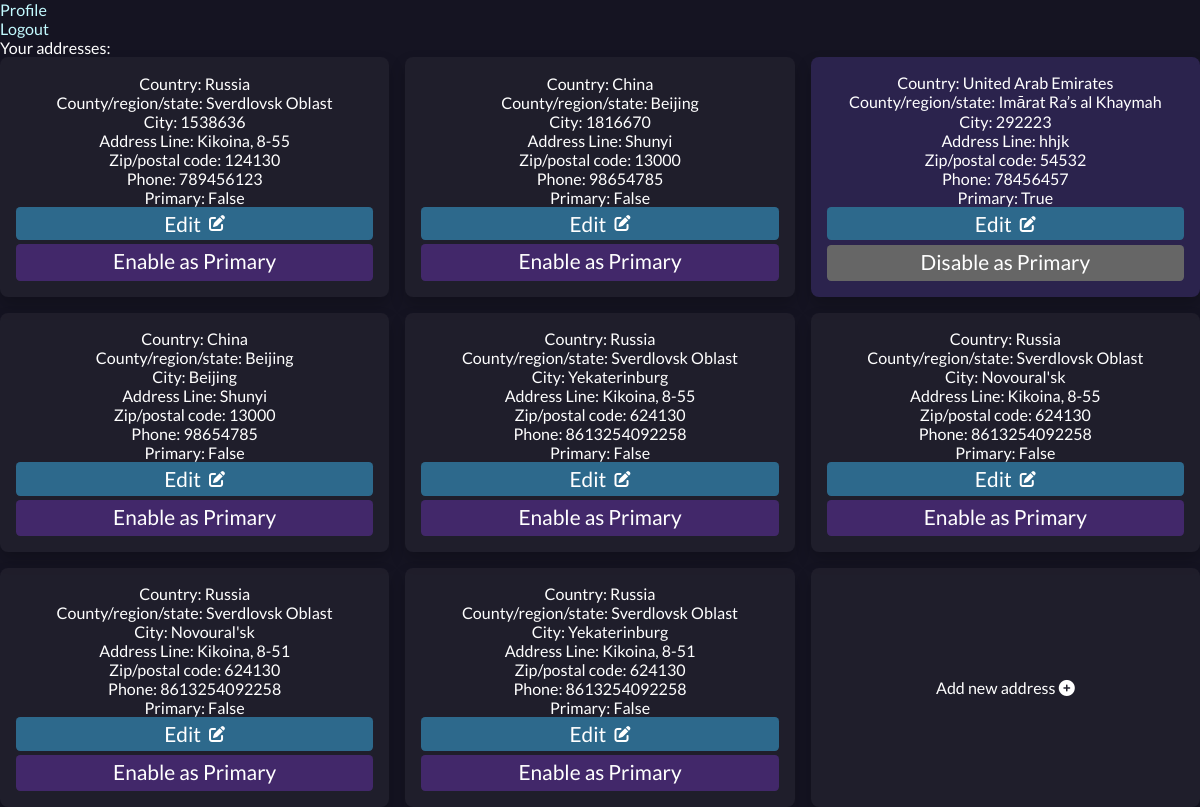
The app's page /profiles/admin/addresses/ (signed in) with its own data.
### profiles/models.py (models this page shows, shortened)
class Address(models.Model):
    user = models.ForeignKey(
        User,
        on_delete=models.CASCADE,
        related_name='addresses',
        verbose_name='User',
        help_text=(
            'format: required'
        )
    )
    country = models.CharField(
        max_length=50,
        blank=False,
        null=False,
        verbose_name='Country',
        help_text=(
            'format: required, max_length=50'
        )
    )
    county_region = models.CharField(
        max_length=50,
        blank=False,
        null=False,
        verbose_name='County/region',
        help_text=(
            'format: required, max_length=50'
        )
    )
    city = models.CharField(
        max_length=50,
        blank=False,
        null=False,
        verbose_name='City',
        help_text=(
            'format: required, max_length=50'
        )
    )
    address_line = models.CharField(
        max_length=150,
        blank=False,
        null=False,
        verbose_name='Address line',
        help_text=(
            'format: required, max_length=150'
        )
    )
    zip_code = models.CharField(
        max_length=10,
        blank=False,
        null=False,
        verbose_name='Zip code',
        help_text=(
            'format: required, max_length=10'
        )
    )
    phone_number = models.CharField(
        max_length=15,
        blank=False,
        null=False,
        verbose_name='Phone',
        help_text=(
            'format: required, max_length=15'
        )
    )
    is_primary = models.BooleanField(
        default=False,
        verbose_name='Is primary',
        help_text=(
            'format: not required'
        )
    )
    created_at = models.DateTimeField(
        auto_now_add=True,
        verbose_name='Created at',
    )
    updated_at = models.DateTimeField(
        auto_now=True,
        verbose_name='Updated at',
    )

### profiles/views.py (the view)
class AddressesView(View):
    def get(self, request, *args, **kwargs):
        if request.user.is_authenticated:
            addresses = Address.objects.filter(user=request.user)
            context = {
                'addresses': addresses,
            }
            return render(
                request,
                'profiles/my_addresses.html',
                context
            )
        else:
            return render(
                request,
                'account/login.html'
            )

### profiles/templates/profiles/my_addresses.html (shortened to what this page needs)
{% extends 'base.html' %}
{% load static %}
{% block content %}
<div class="">
  <div>Your addresses:</div>
  <div class="addresses__all">
    {% if addresses %}
    {% for address in addresses %}
    {% if address.is_primary %}
    <div class="address__card address__card--primary">
      <div>
        Country: {{ address.country }}
      </div>
      <div>
        County/region/state: {{ address.county_region }}
      </div>
      <div>
        City: {{ address.city }}
      </div>
      <div>
        Address Line: {{ address.address_line }}
      </div>
      <div>
        Zip/postal code: {{ address.zip_code }}
      </div>
      <div>
        Phone: {{ address.phone_number }}
      </div>
      <div>
        Primary: {{ address.is_primary }}
      </div>
      <a class="address__card--edit" href="{% url 'edit_address' user=request.user pk=address.pk %}" aria-label="Go to Edit Address Page">
      Edit
      <i class="fas fa-edit"></i>
      </a>
      <a class="address__primary--btn address__card--disable" href="#" aria-label="Disable Primary Address" data-id="{{ address.id }}">
        Disable as Primary
      </a>
    </div>
    {% else %}
    <div class="address__card">
      <div>
        Country: {{ address.country }}
      </div>
      <div>
        County/region/state: {{ address.county_region }}
      </div>
      <div>
        City: {{ address.city }}
      </div>
      <div>
        Address Line: {{ address.address_line }}
      </div>
      <div>
        Zip/postal code: {{ address.zip_code }}
      </div>
      <div>
        Phone: {{ address.phone_number }}
      </div>
      <div>
        Primary: {{ address.is_primary }}
      </div>
      <a class="address__card--edit" href="{% url 'edit_address' user=request.user pk=address.pk %}" aria-label="Go to Edit Address Page">
      Edit
            <i class="fas fa-edit"></i>
      </a>
      <a class="address__primary--btn address__card--enable" href="#" aria-label="Enable Primary Address" data-id="{{ address.pk }}">
        <div >Enable as Primary</div>
      </a>
    </div>
    {% endif %}
    {% endfor %}
    <div>
      <a href="{% url 'add_address' user=request.user %}">
        Add new address
        <i class="fas fa-plus-circle"></i>
      </a>
    </div>
    {% else %}
    <p>You have no addresses.</p>
    {% endif %}
  </div>
</div>
</div>
{% endblock %}

### templates/base.html (shortened to what this page needs)
{% load static %}
<!DOCTYPE html>
<html lang="en">
  <head>
    {% block corecss %}
      <link rel="stylesheet" href="https://code.jquery.com/ui/1.13.1/themes/base/jquery-ui.css">
      <link rel="stylesheet" href="{% static 'css/base.css' %}">
    {% endblock%}
  </head>
  <body>
    <header class="header">
      <nav class="navbar">
        <ul class="navbar__items">
          {% if request.user.is_authenticated %}
            <li class="navbar__item">
              <a href="{% url 'my_profile' user=request.user %}" aria-label="Go to Profile page"
                class="account__option">
                Profile
              </a>
            </li>
            <li class="navbar__item">
              <a href="{% url 'account_logout' %}" aria-label="Logout" class="">
                Logout
              </a>
            </li>
          {% else %}
            <li class="navbar__item ">
            </li>
          {% endif %}
        </ul>
      </nav>
    </header>
    <main class="main">
      <div class="content__container">
        {% block content %}
        {% endblock %}
    </main>
  </body>
</html>

### static/css/base.css (style rules this page uses)
:root { --clr-bg--100: #1100ff; --clr-bg--300: #050048; --clr-bg--500: #06032e; --clr-bg--700: #3d2f6d91; --clr-bg--800: #28253291; --clr-bg--900: #151422; --clr-accent--300: #c3faff; --clr-accent--500: #95f2fa; --clr-accent--700: #22e0f0; --clr-accent--800: #45baff; --clr-accent--900: #7119f9; --clr-text--100: #ffffff; --clr-text--300: #898989; --clr-text--500: #363636; --clr-text--900: #191919; --clr-btn--700: #2d698c; --clr-btn--800: #666666; --clr-btn--900: #42286a; --fs: calc(60% + 0.8vmin); --ff-primary: 'Lato', sans-serif; --br: 0.5em; --br-buttons: 0.2em; }
*, *::before, *::after { margin: 0; padding: 0; box-sizing: border-box; }
html { scroll-behavior: smooth; font-size: var(--fs); font-family: var(--ff-primary); background-color: var(--clr-bg--900); color: var(--clr-text--100); }
body, h1, h2, p { margin: 0; padding: 0; }
ul { list-style: none; margin: 0; padding: 0; }
ul li { margin-left: 0; padding-left: 0; cursor: pointer; }
a { text-decoration: none; cursor: pointer; color: var(--clr-accent--300); }
.addresses__all { width: 100%; display: grid; grid-template-columns: repeat(auto-fill, minmax(min(20rem, 100%), 1fr)); grid-gap: 1rem; }
.addresses__all>div { display: flex; flex-direction: column; align-items: center; justify-content: center; width: 100%; height: 100%; border-radius: var(--br); background-color: var(--clr-bg--800); box-shadow: 0 0.5rem 1rem rgba(0, 0, 0, 0.2); transition: all 0.3s ease-in-out; color: white; padding: 1em; }
.address__card--primary { background-color: var(--clr-bg--700) !important; }
.addresses__all div a { color: white; }
.address__card--edit, .address__primary--btn { width: 100%; display: flex; align-items: center; justify-content: center; font-size: 1.3rem; padding: 0.2em 0.5em; border-radius: var(--br-buttons); }
.address__card--edit i, .address__primary--btn i { font-size: 1rem; padding-left: 0.5rem; margin-top: 0.0.5em; }
.address__primary--btn { padding-bottom: 0.35em; }
.address__card--edit { background-color: var(--clr-btn--700); margin-bottom: 0.2em; }
.address__card--disable { background-color: var(--clr-btn--800); }
.address__card--enable { background-color: var(--clr-btn--900); }

### records on screen
Address: country "Russia", county_region "Sverdlovsk Oblast", city "1538636", address_line "Kikoina, 8-55", zip_code "124130", phone_number "789456123", is_primary "False"
Address: country "China", county_region "Beijing", city "1816670", address_line "Shunyi", zip_code "13000", phone_number "98654785", is_primary "False"
Address: country "United Arab Emirates", county_region "Imārat Ra’s al Khaymah", city "292223", address_line "hhjk", zip_code "54532", phone_number "78456457", is_primary "True"
Address: country "China", county_region "Beijing", city "Beijing", address_line "Shunyi", zip_code "13000", phone_number "98654785", is_primary "False"
Address: country "Russia", county_region "Sverdlovsk Oblast", city "Yekaterinburg", address_line "Kikoina, 8-55", zip_code "624130", phone_number "8613254092258", is_primary "False"
Address: country "Russia", county_region "Sverdlovsk Oblast", city "Novoural'sk", address_line "Kikoina, 8-55", zip_code "624130", phone_number "8613254092258", is_primary "False"
Address: country "Russia", county_region "Sverdlovsk Oblast", city "Novoural'sk", address_line "Kikoina, 8-51", zip_code "624130", phone_number "8613254092258", is_primary "False"
Address: country "Russia", county_region "Sverdlovsk Oblast", city "Yekaterinburg", address_line "Kikoina, 8-51", zip_code "624130", phone_number "8613254092258", is_primary "False"
